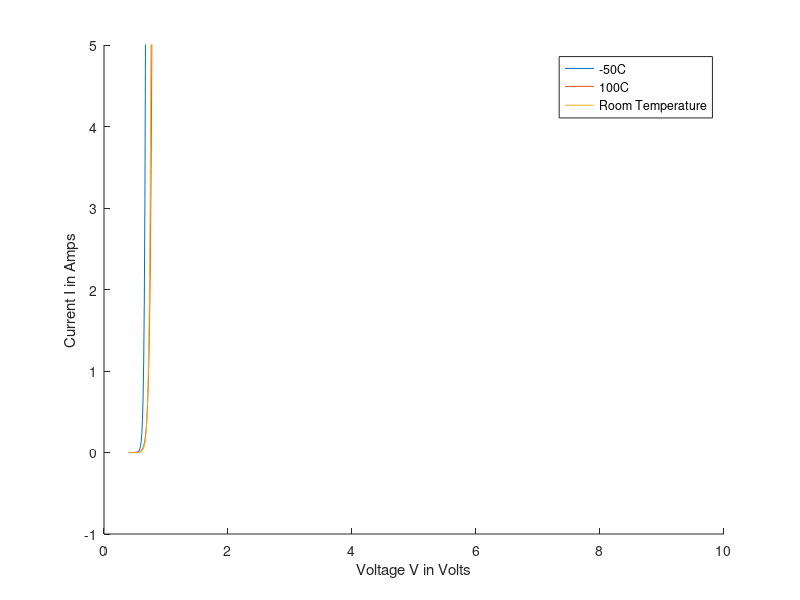

The MATLAB source for this figure:
% ELEC-2250: Physical Electronics S2020
%Learning Assignment 9
%Emmanuel Mati
%Initialization

clear all
close all
clc

V = [0.4 : 0.01: 10];

%Constants
q=1.6e-19;
k=1.38e-23;
ks = 0.072
T0 = 223;       %Temp at -50C
T1 = 373;       %Temp at 100C
Troom = 300;    %Room temp

Iroom = 1e-12     %our initial saturation current at room temp
I00 = Iroom*exp(ks * (T0 - Troom))
I01 = I00*exp(ks * (T1 - T0))

I0 = I00*(exp(V.*q/(k*T0)) - 1);
I1 = I01*(exp(V*q/(k*T1)) - 1);
Ir = Iroom*(exp(q*V./(k*Troom)) - 1);

figure
hold on
plot(V, I0)
plot(V, I1)
plot(V, Ir)
xlabel('Voltage V in Volts');
ylabel('Current I in Amps');
ylim([-1 5])
legend('-50C', '100C', 'Room Temperature')
hold off